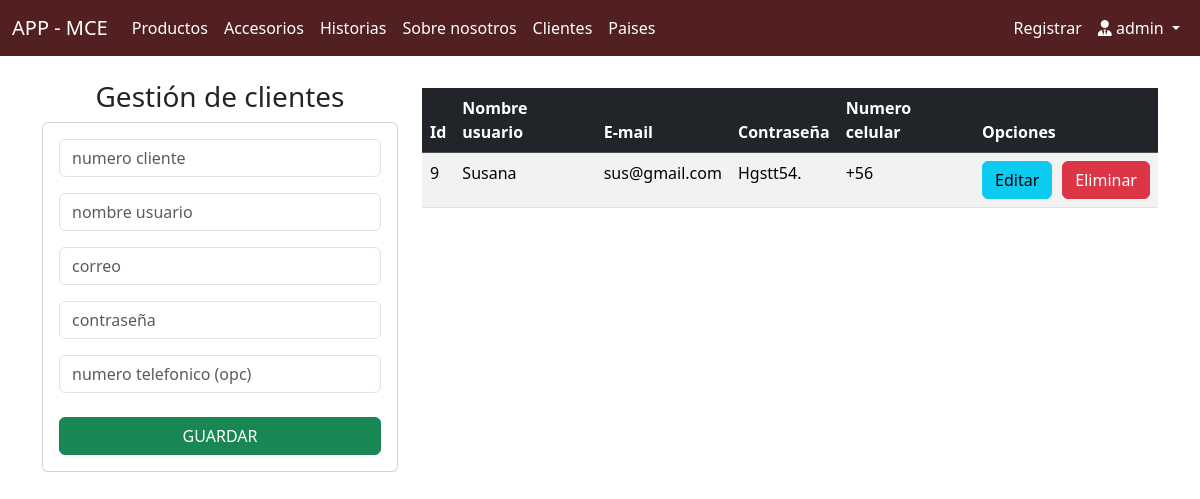
The app's page /administrativo/crudClientes (signed in), older data.
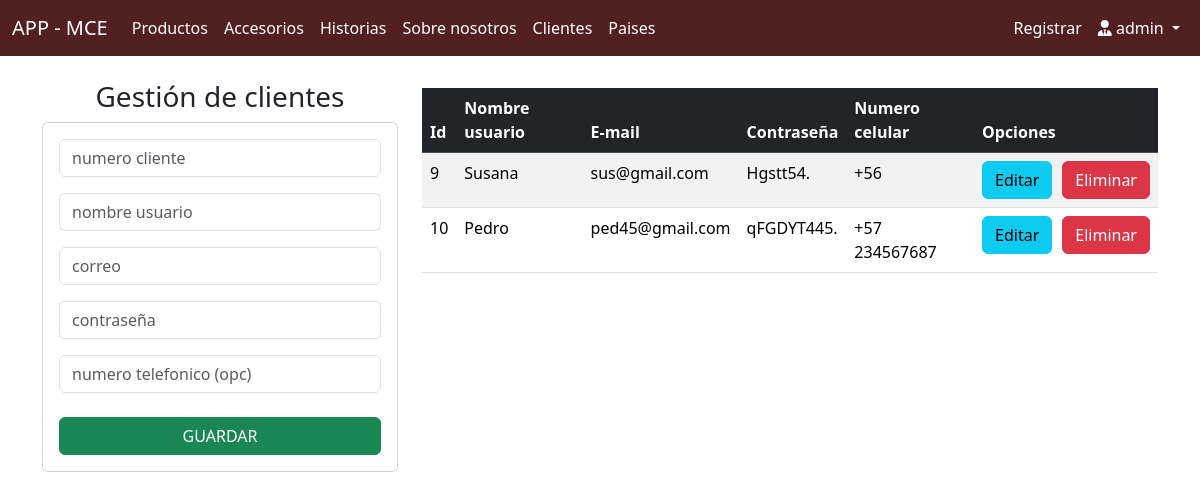
The same page, newer data.
### mce/models.py (models this page shows, shortened)
class Cliente(models.Model):
    id          = models.AutoField(primary_key=True)
    username    = models.CharField(max_length=20, unique=True, default='default_username', null=False, blank=False)
    email       = models.EmailField(unique=True, max_length=100, blank=False, null=False)
    password    = models.CharField(max_length=50)
    phoneNumber = models.CharField(max_length=15, blank=True, null=True)
    codigo      = models.CharField(max_length=5, default=56)
    active      = models.BooleanField()

### administrativo/views.py (the view)
# urls.py: path('crudClientes', views.crudClientes, name='crudClientes'),
@login_required
def crudClientes(request):
    clientes = Cliente.objects.all()
    return render(request, 'administrativo/crudClientes.html', {'clientesTotales': clientes})

### administrativo/templates/administrativo/crudClientes.html (shortened to what this page needs)
{% extends 'administrativo/baseCrud.html' %}
{% block body%}
<div class="row">
    <div class="col-sm-12 col-md-6 col-lg-4 col-xl-4">
        <h3 class="text-center">Gestión de clientes</h3>
        <div class="card">
            <div class="card-body">
                <form action="{% url 'agregarCliente' %}" method="POST"> {% csrf_token %}
                    <div class="form-group mb-3">
                        <input type="text" id="identifier" name="identifier" class="form-control"
                            placeholder="numero cliente" readonly>
                    </div>
                    <div class="form-group mb-3">
                        <input type="text" id="user" name="user" class="form-control" placeholder="nombre usuario"
                            minlength="5" maxlength="20" required>
                    </div>
                    <div class="form-group mb-3">
                        <input type="mail" id="email" name="email" class="form-control" placeholder="correo"
                            maxlength="100" required>
                    </div>
                    <div class="form-group mb-3">
                        <input type="password" id="pass" name="pass" class="form-control" placeholder="contraseña"
                            maxlength="50" required>
                    </div>
                    <div class="form-group mb-4">
                        <input type="text" id="cel" name="cel" class="form-control"
                            placeholder="numero telefonico (opc)" maxlength="9">
                    </div>
                    <div class="form-group">
                        <button type="submit" class="btn btn-success text-white btn-md w-100">GUARDAR</button>
                    </div>
                </form>
            </div>
        </div>
    </div>
    <div class="col-sm-12 col-md-6 col-lg-8 col-xl-8">
        <div class="table-responsive py-2">
            <table class="table table-striped">
                {% if clientesTotales %}
                <thead class="table-dark">
                    <tr>
                        <th>Id</th>
                        <th>Nombre usuario</th>
                        <th>E-mail</th>
                        <th>Contraseña</th>
                        <th>Numero celular</th>
                        <th colspan="2">Opciones</th>
                    </tr>
                </thead>
                <tbody>
                    {% for c in clientesTotales %}
                    <tr>
                        <td>{{ c.id }}</td>
                        <td>{{ c.username }}</td>
                        <td>{{ c.email }}</td>
                        <td>{{ c.password }}</td>
                        <td>{{ c.phoneNumber }}</td>
                        <td>
                            <div style="display: flex; gap: 10px;">
                                <a href="{% url 'edicionCliente' c.id %}" class="btn btn-info">Editar</a>
                                <a href="{% url 'eliminarCliente' c.id %}" class="btn btn-danger">Eliminar</a>
                            </div>
                        </td>
                    </tr>
                    {% endfor %}
                </tbody>
                {% endif %}
            </table>
        </div>
    </div>
</div>
{% endblock %}

Row changes from the older to the newer data that the page shows:
added Cliente: id "10", username "Pedro", email "ped45@gmail.com", password "qFGDYT445.", phoneNumber "+57 234567687"
